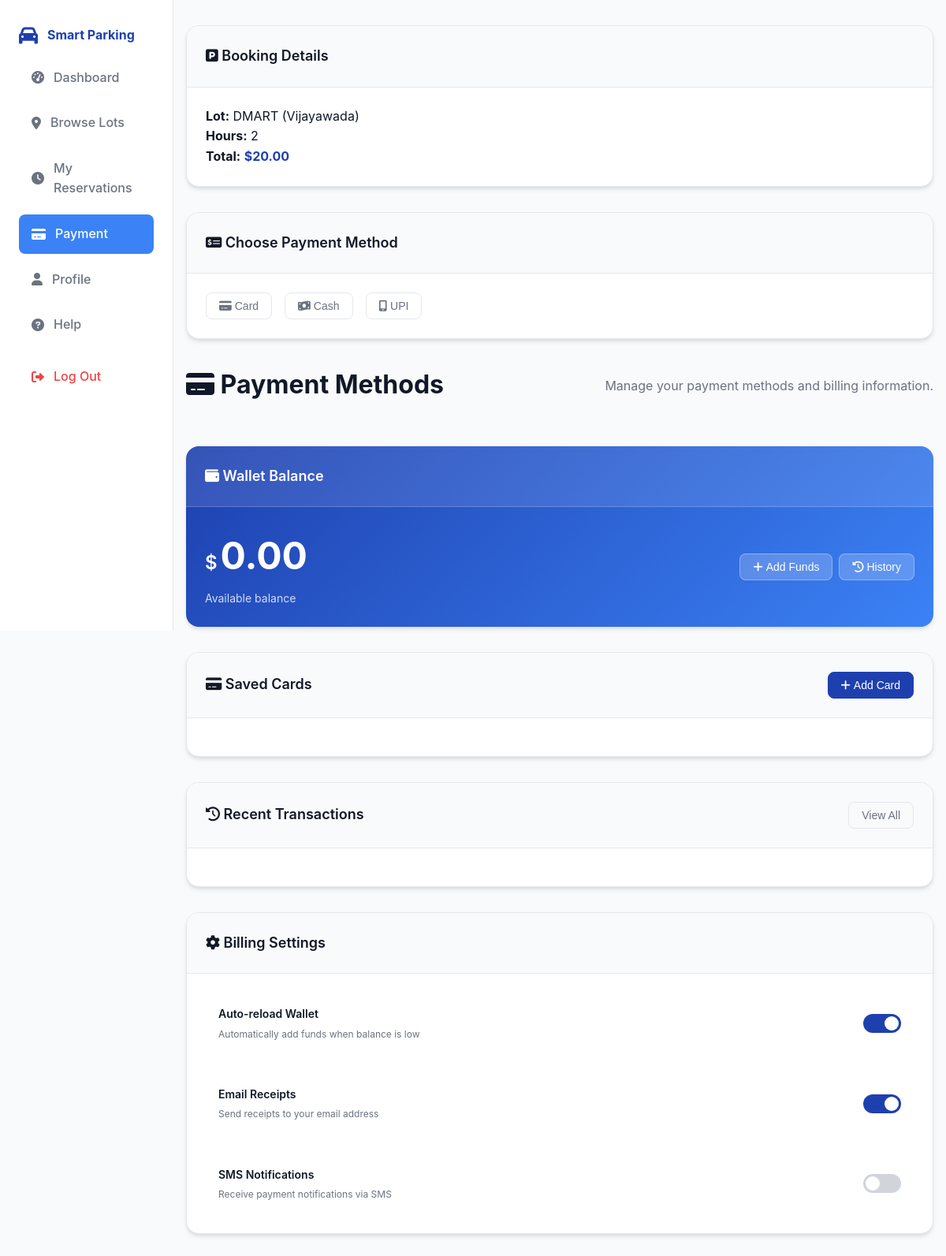
Screenshot of /payment.php?booking_id=1 with the database file from the repository.
### tables this page shows
CREATE TABLE `bookings` (
  `id` int(11) NOT NULL,
  `user_id` int(11) NOT NULL,
  `lot_id` int(11) NOT NULL,
  `hours` int(11) NOT NULL,
  `total_amount` decimal(10,2) NOT NULL,
  `payment_method` varchar(20) DEFAULT NULL,
  `status` varchar(20) DEFAULT 'Pending',
  `created_at` timestamp NOT NULL DEFAULT current_timestamp()
);

CREATE TABLE `parking_lots` (
  `id` int(11) NOT NULL,
  `lot_name` varchar(100) DEFAULT NULL,
  `location` varchar(255) DEFAULT NULL,
  `price_per_hour` decimal(10,2) DEFAULT 0.00
);

CREATE TABLE `users` (
  `id` int(11) NOT NULL,
  `full_name` varchar(100) DEFAULT NULL,
  `name` varchar(100) DEFAULT NULL,
  `email` varchar(100) DEFAULT NULL,
  `password` varchar(255) DEFAULT NULL,
  `role` enum('user','admin') DEFAULT 'user',
  `created_at` timestamp NOT NULL DEFAULT current_timestamp(),
  `wallet_balance` decimal(10,2) DEFAULT 0.00,
  `phone` varchar(20) DEFAULT NULL,
  `address` varchar(255) DEFAULT NULL,
  `dob` date DEFAULT NULL,
  `member_since` date DEFAULT NULL
);

### payment.php (the view, shortened to what this page needs)
<?php
require_once('../config/db.php');
include('../includes/header.php');
$booking = null;
if (isset($_GET['booking_id'])) {
    $booking_id = intval($_GET['booking_id']);
    $res = $conn->query("SELECT b.*, l.lot_name, l.location FROM bookings b JOIN parking_lots l ON b.lot_id = l.id WHERE b.id = $booking_id");
    if ($res && $res->num_rows > 0) {
        $booking = $res->fetch_assoc();
    }
}
$user_id = 1;
$wallet_balance = 0.00;
$res = $conn->query("SELECT wallet_balance FROM users WHERE id = $user_id");
if ($res && $res->num_rows > 0) {
    $wallet_balance = $res->fetch_assoc()['wallet_balance'];
}
?>
<?php if ($booking): ?>
<div class="card" style="margin-bottom:2rem;">
    <div class="card-header">
        <h3><i class="fas fa-parking"></i> Booking Details</h3>
    </div>
    <div class="card-body">
        <p><strong>Lot:</strong> <?php echo htmlspecialchars($booking['lot_name']); ?> (<?php echo htmlspecialchars($booking['location']); ?>)</p>
        <p><strong>Hours:</strong> <?php echo htmlspecialchars($booking['hours']); ?></p>
        <p><strong>Total:</strong> <span style="font-weight:bold; color:#1e40af;">$<?php echo number_format($booking['total_amount'], 2); ?></span></p>
    </div>
</div>
<div class="card" style="margin-bottom:2rem;">
    <div class="card-header">
        <h3><i class="fas fa-money-check-alt"></i> Choose Payment Method</h3>
    </div>
    <div class="card-body">
        <div style="display:flex; gap:1rem;">
            <button class="btn btn-outline" id="payCardBtn" onclick="selectPaymentMethod('card')" type="button"><i class="fas fa-credit-card"></i> Card</button>
            <button class="btn btn-outline" id="payCashBtn" onclick="selectPaymentMethod('cash')" type="button"><i class="fas fa-money-bill-wave"></i> Cash</button>
            <button class="btn btn-outline" id="payUpiBtn" onclick="selectPaymentMethod('upi')" type="button"><i class="fas fa-mobile-alt"></i> UPI</button>
        </div>
    </div>
</div>
<?php endif; ?>
<div class="page-header">
    <h1><i class="fas fa-credit-card"></i> Payment Methods</h1>
    <p>Manage your payment methods and billing information.</p>
</div>
<div class="card wallet-card">
    <div class="card-header">
        <h3><i class="fas fa-wallet"></i> Wallet Balance</h3>
    </div>
    <div class="card-body">
        <div class="wallet-balance">
            <div class="balance-info">
                <div class="balance-amount">
                    <span class="currency">$</span>
                    <span class="amount"><?php echo number_format($wallet_balance, 2); ?></span>
                </div>
                <p>Available balance</p>
            </div>
            <div class="wallet-actions">
                <button class="btn btn-primary" onclick="openModal('addFundsModal')">
                    <i class="fas fa-plus"></i> Add Funds
                </button>
                <button class="btn btn-outline" onclick="viewTransactionHistory()">
                    <i class="fas fa-history"></i> History
                </button>
            </div>
        </div>
    </div>
</div>
<div class="card">
    <div class="card-header">
        <div class="card-title">
            <h3><i class="fas fa-credit-card"></i> Saved Cards</h3>
        </div>
        <button class="btn btn-primary" onclick="openModal('addCardModal')">
            <i class="fas fa-plus"></i> Add Card
        </button>
    </div>
    <div class="card-body">
    </div>
</div>
<div class="card">
    <div class="card-header">
        <h3><i class="fas fa-history"></i> Recent Transactions</h3>
        <button class="btn btn-outline" onclick="viewAllTransactions()">
            View All
        </button>
    </div>
    <div class="card-body">
    </div>
</div>
<div class="card">
    <div class="card-header">
        <h3><i class="fas fa-cog"></i> Billing Settings</h3>
    </div>
    <div class="card-body">
        <div class="billing-settings">
            <div class="setting-item">
                <div class="setting-info">
                    <h4>Auto-reload Wallet</h4>
                    <p>Automatically add funds when balance is low</p>
                </div>
                <label class="toggle-switch">
                    <span class="slider"></span>
                </label>
            </div>
            <div class="setting-item">
                <div class="setting-info">
                    <h4>Email Receipts</h4>
                    <p>Send receipts to your email address</p>
                </div>
                <label class="toggle-switch">
                    <span class="slider"></span>
                </label>
            </div>
            <div class="setting-item">
                <div class="setting-info">
                    <h4>SMS Notifications</h4>
                    <p>Receive payment notifications via SMS</p>
                </div>
                <label class="toggle-switch">
                    <span class="slider"></span>
                </label>
            </div>
        </div>
    </div>
</div>

### rows the page displays
bookings: parking_lots.lot_name "DMART", parking_lots.location "Vijayawada", hours "2", total_amount "20.00"
users: wallet_balance "0.00"
